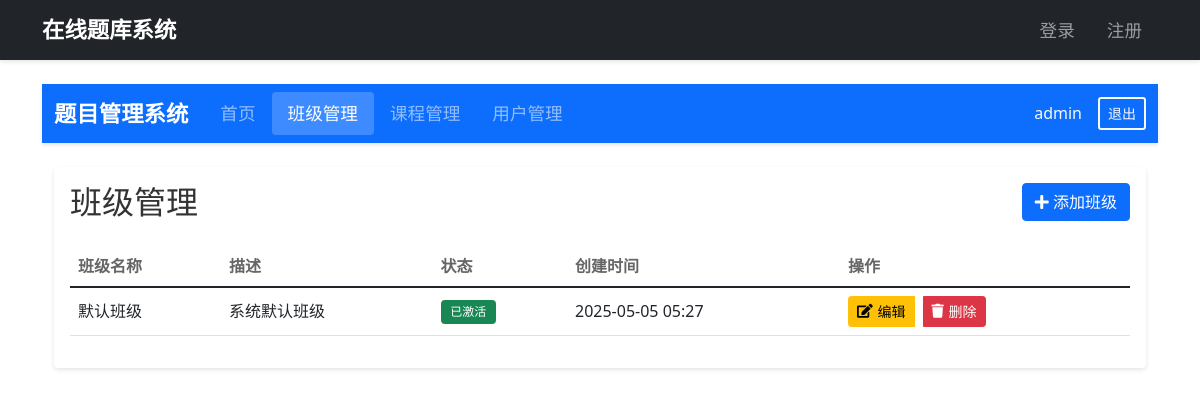
The app's page /admin/classes (signed in) with its own data.
### app.py (models this page shows, shortened)
class User(UserMixin, db.Model):
    id = db.Column(db.Integer, primary_key=True)
    username = db.Column(db.String(80), unique=True, nullable=False)
    email = db.Column(db.String(120), unique=True, nullable=False)
    password = db.Column(db.String(120), nullable=False)
    is_active = db.Column(db.Boolean, default=True)
    is_admin = db.Column(db.Boolean, default=False)
    class_id = db.Column(db.Integer, db.ForeignKey('class.id'))
    achievement_count = db.Column(db.Integer, default=0)  # 达标次数（80%以上正确率）
    badge_level = db.Column(db.Integer, default=0)  # 徽章等级，默认为0（无徽章）
    created_at = db.Column(db.DateTime, default=datetime.utcnow)
    answers = db.relationship('UserAnswer', backref='user', lazy=True, cascade="all, delete-orphan")
    quiz_history = db.relationship('QuizHistory', backref='user', lazy=True, cascade="all, delete-orphan")

class Class(db.Model):
    id = db.Column(db.Integer, primary_key=True)
    name = db.Column(db.String(80), nullable=False, unique=True)  # 班级名称
    description = db.Column(db.String(200))  # 班级描述
    is_active = db.Column(db.Boolean, default=True)  # 是否激活
    created_at = db.Column(db.DateTime, default=datetime.utcnow)
    users = db.relationship('User', backref='class', lazy=True)
    lessons = db.relationship('Lesson', secondary=lesson_class_association, backref='classes', lazy=True)

### app.py (the view)
@app.route('/admin/classes')
@admin_required
def admin_classes():
    classes = Class.query.all()
    return render_template('admin/classes.html', classes=classes)

### app.py (called while the page is built)
@app.before_request
def make_session_permanent():
    session.permanent = True

@login_manager.user_loader
def load_user(user_id):
    return User.query.get(int(user_id))

def admin_required(f):
    @wraps(f)
    def decorated_function(*args, **kwargs):
        if not current_user.is_authenticated:
            flash('请先登录')
            return redirect(url_for('login'))
        if not current_user.is_admin:
            flash('需要管理员权限')
            return redirect(url_for('index'))
        return f(*args, **kwargs)
    return decorated_function

### templates/admin/classes.html (shortened to what this page needs)
{% extends "admin/base.html" %}
{% block admin_content %}
<div class="container">
    <div class="card">
        <div class="card-body">
            <div class="d-flex justify-content-between align-items-center mb-4">
                <h2 class="card-title mb-0">班级管理</h2>
                <button type="button" class="btn btn-primary" data-bs-toggle="modal" data-bs-target="#addClassModal">
                    <i class="fas fa-plus"></i> 添加班级
                </button>
            </div>
            <div class="table-responsive">
                <table class="table table-hover">
                    <thead>
                        <tr>
                            <th>班级名称</th>
                            <th>描述</th>
                            <th>状态</th>
                            <th>创建时间</th>
                            <th>操作</th>
                        </tr>
                    </thead>
                    <tbody>
                        {% for class in classes %}
                        <tr>
                            <td>{{ class.name }}</td>
                            <td>{{ class.description }}</td>
                            <td>
                                <span class="badge {% if class.is_active %}bg-success{% else %}bg-secondary{% endif %}">
                                    {{ '已激活' if class.is_active else '未激活' }}
                                </span>
                            </td>
                            <td>{{ class.created_at.strftime('%Y-%m-%d %H:%M') }}</td>
                            <td>
                                <div class="btn-group" role="group">
                                    <button type="button" class="btn btn-warning btn-sm"
                                            onclick="editClass('{{ class.id }}', '{{ class.name }}', '{{ class.description }}')">
                                        <i class="fas fa-edit"></i> 编辑
                                    </button>
                                    <button type="button" class="btn btn-danger btn-sm ms-2"
                                            onclick="deleteClass('{{ class.id }}')">
                                        <i class="fas fa-trash"></i> 删除
                                    </button>
                                </div>
                            </td>
                        </tr>
                        {% endfor %}
                    </tbody>
                </table>
            </div>
        </div>
    </div>
</div>
{% endblock %}

### templates/admin/base.html (shortened to what this page needs)
{% extends "base.html" %}
{% block content %}
<nav class="navbar navbar-expand-lg navbar-dark bg-primary mb-4">
    <div class="container-fluid">
        <a class="navbar-brand" href="{{ url_for('admin_dashboard') }}">题目管理系统</a>
        <div class="collapse navbar-collapse" id="adminNavbar">
            <ul class="navbar-nav me-auto">
                <li class="nav-item">
                    <a class="nav-link {% if request.endpoint == 'admin_dashboard' %}active{% endif %}"
                       href="{{ url_for('admin_dashboard') }}">首页</a>
                </li>
                <li class="nav-item">
                    <a class="nav-link {% if request.endpoint == 'admin_classes' %}active{% endif %}"
                       href="{{ url_for('admin_classes') }}">班级管理</a>
                </li>
                <li class="nav-item">
                    <a class="nav-link {% if request.endpoint == 'admin_lessons' %}active{% endif %}"
                       href="{{ url_for('admin_lessons') }}">课程管理</a>
                </li>
                <li class="nav-item">
                    <a class="nav-link {% if request.endpoint == 'admin_users' %}active{% endif %}"
                       href="{{ url_for('admin_users') }}">用户管理</a>
                </li>
            </ul>
            <div class="d-flex align-items-center">
                <span class="text-light me-3">{{ current_user.username }}</span>
                <a href="{{ url_for('logout') }}" class="btn btn-outline-light btn-sm">退出</a>
            </div>
        </div>
    </div>
</nav>
{% block admin_content %}{% endblock %}
{% endblock %}

### templates/admin/classes.html (style rules this page uses)
.card { border: none; box-shadow: 0 2px 4px rgba(0,0,0,0.1); margin-bottom: 20px; }
.card-title { color: #333; }
.table th { border-top: none; color: #666; font-weight: 600; }
.table td { vertical-align: middle; }
.badge { padding: 0.5em 0.8em; font-weight: 500; }
.btn-group .btn { display: flex; align-items: center; gap: 0.3rem; }

### templates/admin/base.html (style rules this page uses)
.navbar { box-shadow: 0 2px 4px rgba(0,0,0,0.1); }
.navbar-brand { font-weight: bold; font-size: 1.4rem; }
.nav-link { font-size: 1.1rem; padding: 0.5rem 1rem !important; transition: all 0.3s ease; }
.nav-link.active { background-color: rgba(255,255,255,0.2); border-radius: 4px; }
.btn-outline-light { border-width: 2px; }

### records on screen
User: username "admin"
Class: name "默认班级", description "系统默认班级", is_active "已激活", created_at "2025-05-05 05:27"
